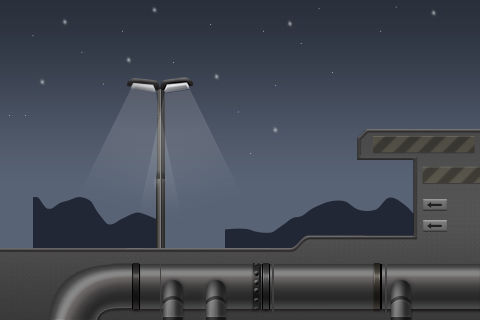

This game map was drawn from its Tiled (.tmx) file and the tilesets committed beside it. A one-line description and the trimmed map source follow:
An orthogonal 30x20 tile map with 16x16 px tiles, 5 tile layers (sky, cloud, camp, floor, ...), 5 tilesets and 2 objects.

<map version="1.0" orientation="orthogonal" width="30" height="20" tilewidth="16" tileheight="16">
 <tileset firstgid="1" name="sky" tilewidth="480" tileheight="320">
  <image source="sky.png" width="1440" height="320" />
 </tileset>
 <tileset firstgid="4" name="floor" tilewidth="144" tileheight="192" spacing="2">
  <tileoffset x="-3" y="0" />
  <image source="floor.png" width="878" height="192" />
 </tileset>
 <tileset firstgid="10" name="wooden_ladder" tilewidth="256" tileheight="256" spacing="1">
  <image source="wooden_ladder.png" width="1029" height="256" />
 </tileset>
 <tileset firstgid="14" name="cloud" tilewidth="192" tileheight="72" spacing="1">
  <image source="cloud.png" width="1159" height="72" />
 </tileset>
 <tileset firstgid="20" name="pipe" tilewidth="112" tileheight="64" spacing="1">
  <image source="pipe.png" width="910" height="64" />
 </tileset>
 <layer name="sky" width="30" height="20">
  <data>[600 cells, 2 non-empty, 1 distinct tile ids]</data>
 </layer>
 <layer name="cloud" width="30" height="20">
  <data>[600 cells, 2 non-empty, 2 distinct tile ids]</data>
 </layer>
 <layer name="camp" width="30" height="20">
  <data>[600 cells, 1 non-empty, 1 distinct tile ids]</data>
 </layer>
 <layer name="floor" width="30" height="20">
  <data>[600 cells, 4 non-empty, 3 distinct tile ids]</data>
 </layer>
 <layer name="pipe" width="30" height="20">
  <data>[600 cells, 4 non-empty, 4 distinct tile ids]</data>
 </layer>
 <objectgroup name="object" width="30" height="20">
  <properties>
   <property name="name" value="check" />
   <property name="ppp" value="1" />
  </properties>
  <object x="2" y="252" width="351" height="68" />
  <object x="354" y="132" width="127" height="189" />
 </objectgroup>
</map>
